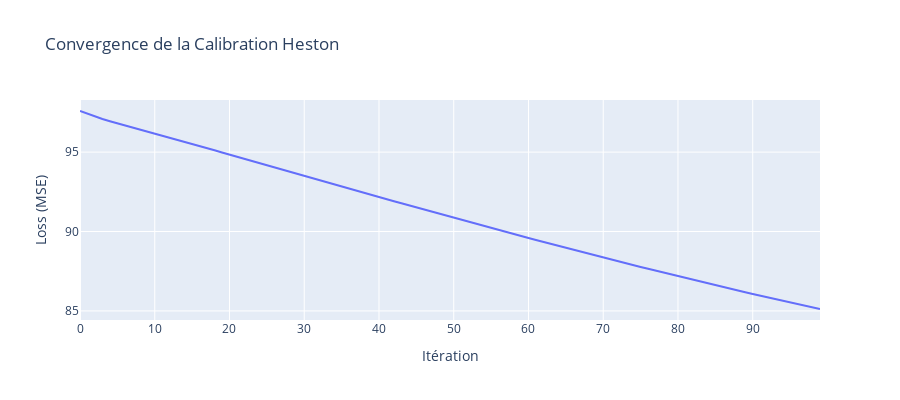

Here is the notebook cell this chart was saved with:
### Markdown cell above
## 10. Calibration des Paramètres Heston (NN)

### Code cell
print(f"\n{'='*60}")
print(f"CALIBRATION DES PARAMÈTRES HESTON VIA RÉSEAU DE NEURONES")
print(f"{'='*60}\n")

calib, history = calibrate_heston_from_calls(
    calls_df,
    r=RF_RATE,
    q=DIV_YIELD,
    max_points=MAX_POINTS,
    max_iters=MAX_ITERS,
    lr=LR,
)

print(f"\n{'='*60}")
print("PARAMÈTRES HESTON CALIBRÉS")
print(f"{'='*60}")
for key, val in calib.items():
    print(f"  {key:6s} = {val:.6f}")
print(f"{'='*60}\n")

# Plot de la convergence
fig_loss = go.Figure()
fig_loss.add_trace(go.Scatter(y=history, mode='lines', name='Loss'))
fig_loss.update_layout(
    title="Convergence de la Calibration Heston",
    xaxis_title="Itération",
    yaxis_title="Loss (MSE)",
    height=400
)
fig_loss.show()

### Figure 1 — Plotly figure (JSON) as saved in the notebook; plotly's stock layout.template omitted (floating-point values rounded to 4 significant figures)
{"data": [{"mode": "lines", "name": "Loss", "type": "scatter", "y": [97.59, 97.41, 97.24, 97.09, 96.95, 96.82, 96.69, 96.57, 96.45, 96.33, 96.2, 96.07, 95.93, 95.8, 95.66, 95.53, 95.39, 95.25, 95.11, 94.98, 94.84, 94.71, 94.58, 94.44, 94.31, 94.17, 94.04, 93.91, 93.77, 93.64, 93.5, 93.37, 93.24, 93.1, 92.97, 92.84, 92.7, 92.57, 92.44, 92.31, 92.17, 92.04, 91.91, 91.78, 91.65, 91.52, 91.39, 91.26, 91.12, 91.0, 90.87, 90.74, 90.61, 90.48, 90.35, 90.22, 90.1, 89.97, 89.84, 89.72, 89.59, 89.47, 89.34, 89.22, 89.09, 88.97, 88.85, 88.73, 88.6, 88.48, 88.36, 88.24, 88.12, 88.0, 87.89, 87.77, 87.65, 87.53, 87.42, 87.3, 87.19, 87.07, 86.96, 86.84, 86.73, 86.62, 86.51, 86.4, 86.29, 86.18, 86.07, 85.96, 85.85, 85.75, 85.64, 85.54, 85.43, 85.33, 85.22, 85.12]}], "layout": {"height": 400, "title": {"text": "Convergence de la Calibration Heston"}, "xaxis": {"title": {"text": "Itération"}}, "yaxis": {"title": {"text": "Loss (MSE)"}}}}
